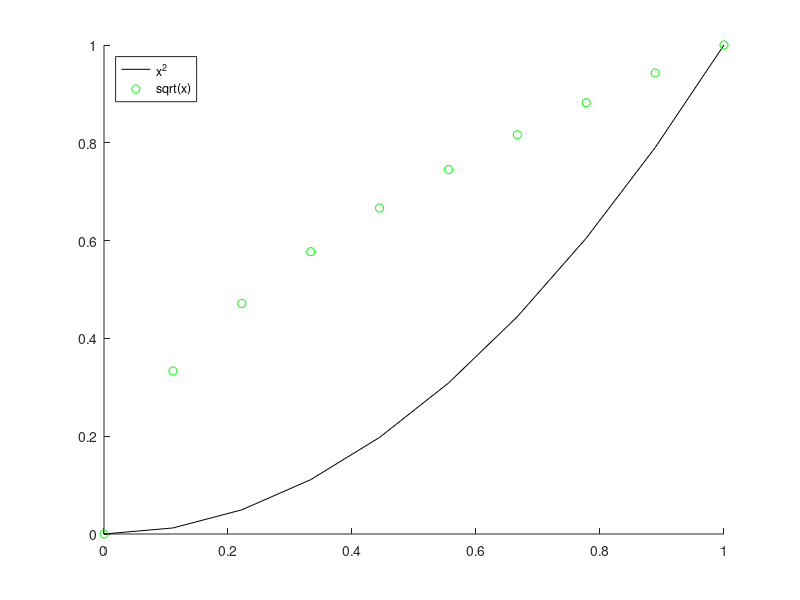

This figure's MATLAB source:
x = linspace(0,1,10);
y = x.^2;
z = sqrt(x);

hold on;
p1 = plot(x,y,'k-');
p2 = plot(x,z,'go');

legend('x^2','sqrt(x)','Location','NorthWest');

